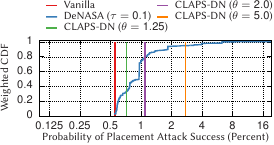

The gnuplot source for this figure:
set terminal epslatex size 3,1.5 font "" 8 standalone header \
    "XXX"
set datafile separator ','
set output 'denasa_placement.tex'

load './Set1.plt'

set xrange [0.0:*]
set yrange [0.0:1.02]

set xlabel "Probability of Placement Attack Success (Percent)" offset 0,+0.5
set ylabel "Weighted CDF" offset +0.5,0

set grid back
set key outside left tm Left vertical maxrows 3 width -6 samplen 1 reverse

set pointintervalbox 1.6

LW = 4
PS = 1.1
PI = -12000

set logscale x 2

plot \
'~/prj/lapsit/location-aware-tor/data/denasa_placement/vanilla.csv' with l title "Vanilla" ls 1 lw LW, \
'~/prj/lapsit/location-aware-tor/data/denasa_placement/denasa.csv' with l title "DeNASA ($\\tau = 0.1$)" ls 2 lw LW, \
'~/prj/lapsit/location-aware-tor/data/denasa_placement/claps1.25_real.csv' with l title "CLAPS-DN ($\\theta = 1.25$)" ls 3 lw LW, \
'~/prj/lapsit/location-aware-tor/data/denasa_placement/vanilla2.csv' with l title "CLAPS-DN ($\\theta = 2.0$)" ls 4 lw LW, \
'~/prj/lapsit/location-aware-tor/data/denasa_placement/vanilla5.csv' with l title "CLAPS-DN ($\\theta = 5.0$)" ls 5 lw LW, \
